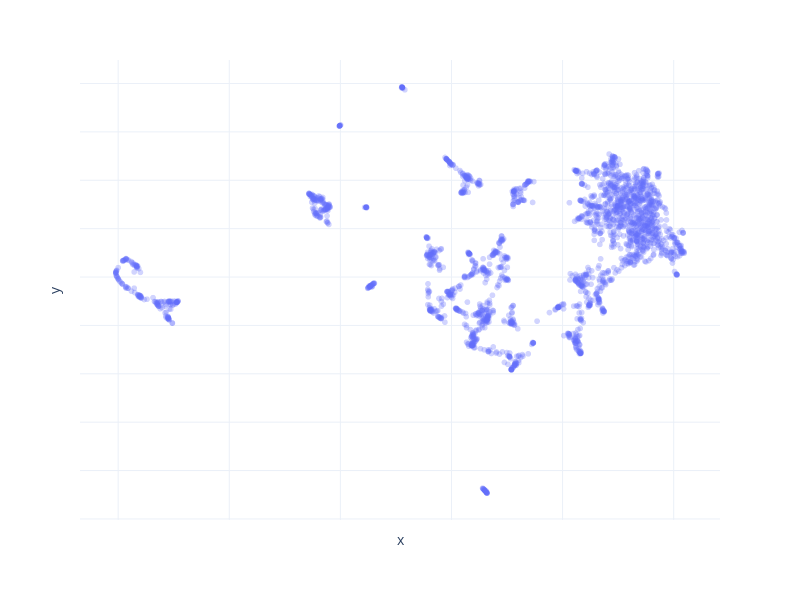

Notebook cell for this chart:
### Markdown cell above
Para la representación se utilizará la librería *Plotly Express* porque varias razones: ofrece gráficos interactivos de forma que si sitúas el cursor sobre un punto se mostrará la palabra a la que pertece, se puede hacer zoom y seleccionar regiones y sobre todo, su simplicidad.

Se debe crear un DataFrame con las coordenadas y los metadatos que se mostrarán, luego simplemente es iniciar la gráfica.

### Code cell
import plotly.express as px

px.defaults.template = "plotly_white" #Un estilo de representación

plot_df = pd.DataFrame.from_records(reduced_wv, columns=['x', 'y'])
plot_df['word'] = words
params = {'hover_data': {c: False for c in plot_df.columns}, 
          'hover_name': 'word'}
params.update({'width': 800, 'height': 600}) 

#Inicialización de la gráfica
fig = px.scatter(plot_df, x="x", y="y", opacity=0.3, size_max=3, **params)
fig.update_traces(marker={'line': {'width': 0}}) 
fig.update_xaxes(showticklabels=False, showgrid=True, zeroline=False, visible=True) 
fig.update_yaxes(showticklabels=False, showgrid=True, zeroline=False, visible=True) 
fig.show()

### Figure 1 — Plotly figure (JSON) as saved in the notebook; plotly's stock layout.template omitted (floating-point values rounded to 4 significant figures; data arrays with more than 128 entries replaced by an {"elided": "..."} marker saying what was removed)
{"data": [{"customdata": {"elided": "2370x1 str values"}, "hovertemplate": "<b>%{hovertext}</b><br><br><extra></extra>", "hovertext": {"elided": "2370 str values"}, "legendgroup": "", "marker": {"color": "#636efa", "line": {"width": 0}, "opacity": 0.3, "symbol": "circle"}, "mode": "markers", "name": "", "showlegend": false, "type": "scattergl", "x": {"elided": "2370 float values"}, "xaxis": "x", "y": {"elided": "2370 float values"}, "yaxis": "y"}], "layout": {"height": 600, "legend": {"tracegroupgap": 0}, "margin": {"t": 60}, "width": 800, "xaxis": {"anchor": "y", "domain": [0, 1], "showgrid": true, "showticklabels": false, "title": {"text": "x"}, "visible": true, "zeroline": false}, "yaxis": {"anchor": "x", "domain": [0, 1], "showgrid": true, "showticklabels": false, "title": {"text": "y"}, "visible": true, "zeroline": false}}}
